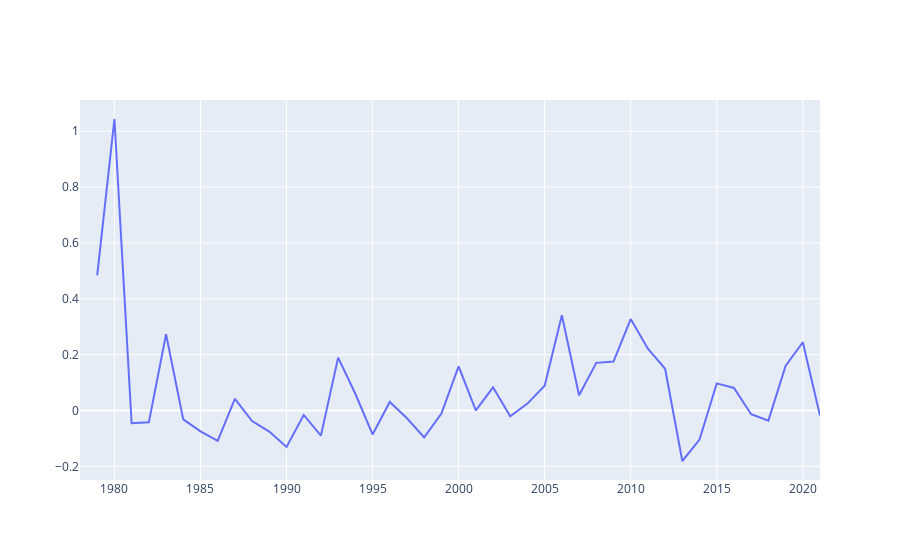

Source (notebook cell):
### Code cell
fig = go.Figure([go.Scatter(x=annualpct['Date'], y=annualpct['EUR'])])
fig.show()
